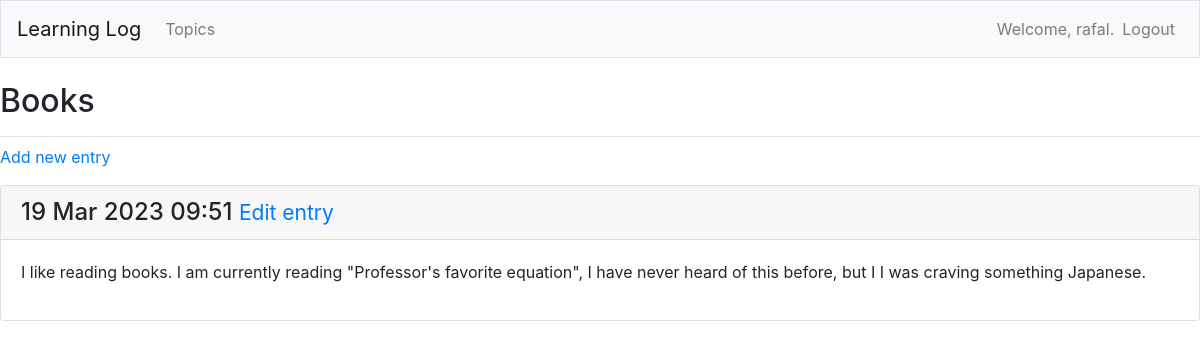
/topics/3 (signed in), run on the app's committed database.
### learning_logs/models.py (models this page shows, shortened)
class Topic(models.Model):
    text = models.CharField(max_length=200)
    date_added = models.DateTimeField(auto_now_add=True)
    owner = models.ForeignKey(User, on_delete=models.CASCADE)
    def __str__(self):
        return self.text

class Entry(models.Model):
    topic = models.ForeignKey(Topic, on_delete=models.CASCADE)
    text = models.TextField()
    date_added = models.DateTimeField(auto_now_add=True)
    class Meta:
        verbose_name_plural = "entries"

### learning_logs/views.py (the view)
# urls.py: path("topics/<int:topic_id>", views.topic, name="topic"),
@login_required
def topic(request, topic_id):
    topic = Topic.objects.get(id=topic_id)
    if topic.owner != request.user:
        raise Http404
    entries = topic.entry_set.order_by("-date_added")
    context = {"topic": topic, "entries": entries}
    return render(request, "learning_logs/topic.html", context)

### learning_logs/templates/learning_logs/topic.html
{% extends "learning_logs/base.html" %}
{% block page_header %}
<h2>{{ topic }}</h2>
{% endblock page_header %}
{% block content %}
<p>
    <a href="{% url 'learning_logs:new_entry' topic.id %}">Add new entry</a>
</p>
{% for entry in entries %}
<div class="card mb-3">
    <h4 class="card-header">
        {{ entry.date_added|date:'d M Y H:i' }}
        <small><a href="{% url 'learning_logs:edit_entry' entry.id %}">Edit entry</a></small>
    </h4>
    <div class="card-body">
        {{ entry.text|linebreaks}}
    </div>
</div>
{% empty %}
Not entries added yet.
{% endfor %}
{% endblock content %}

### learning_logs/templates/learning_logs/base.html (shortened to what this page needs)
{% load bootstrap4 %}
<!doctype html>
<html lang="pl">
<head>
    {% bootstrap_css %}
</head>
<body>
    <nav class="navbar navbar-expand-md navbar-light bg-light mb-4 border">
        <a class="navbar-brand" href="{% url 'learning_logs:index' %}">Learning Log</a>
        <div class="collapse navbar-collapse" id="navbarCollapse">
            <ul class="navbar-nav mr-auto">
                <li class="nav-item">
                    <a class="nav-link" , href="{% url 'learning_logs:topics' %}">
                        Topics</a>
                </li>
            </ul>
            <ul class="navbar-nav ml-auto">
                {%if user.is_authenticated%}
                <li class="nav-item">
                    <span class="navbar-text">Welcome, {{ user.username }}.</span>
                </li>
                <li class="nav-item">
                    <a class="nav-link" href="{% url 'users:logout' %}">Logout</a>
                </li>
                {% else %}
                <li class="nav-item">
                    <a class="nav-link" href="{% url 'users:register'  %}">Register</a>
                </li>
                <li class="nav-item">
                    <a class="nav-link" href="{% url 'users:login'  %}">Login</a>
                    {% endif %}
            </ul>
        </div>
    </nav>
    <main role="main" class="containter">
        <div class="pb-2 mb-2 border-bottom">
            {% block page_header %}{% endblock page_header %}
        </div>
        <div>
            {% block content %}{% endblock content %}
        </div>
    </main>
</body>
</html>

### data on the page
Topic: text "Books"
Entry: date_added "19 Mar 2023 09:51", text "I like reading books. I am currently reading \"Professor's favorite equation\", I have never heard of this before, but I I was craving something Japanese."

### other printed values
{{ user.username }} "rafal"
